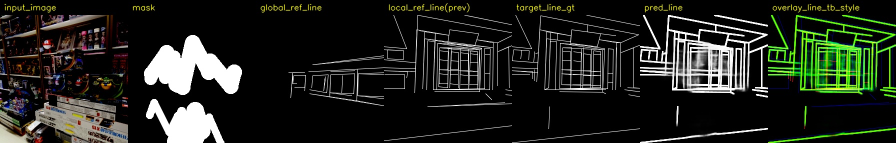
#> input picture manual_val_tb_collage.jpg, 1792 x 286 px (shown at 1/2 size)
$ python eval_video_line.py --pre_path . --gt_path .   (older library calls are emulated)
#> lines starting #> are read from the running program, lines starting #| are printed output that depends on the picture; after the words box and inside, x2 and y2 are one past the last pixel; in counts of white or black regions, pixels touching at a corner belong together
#!/usr/bin/env python3
# -*- coding: utf-8 -*-
"""
eval_video_line.py

Structure-oriented evaluation for video/image inpainting.
Only computes:
  - Line-F1_hole      ↑
  - Line-Chamfer_hole ↓
  - Canny-F1_hole     ↑
  - Gradient-L1_hole  ↓

The input/output/alignment style follows eval_video.py:
  --pre_path, --gt_path, --mask_path, --pix, --resize, --seq_name,
  --jump_image, --jump_mask, --out, --debug

Notes:
  1. "Line" is extracted with OpenCV LSD by default. This is a model-free
     line-segment proxy, not HAWP/LSM. If LSD fails, the script can fall back
     to Canny for the line map.
  2. F1 uses a small spatial tolerance through binary dilation. This makes the
     score less sensitive to 1-2 px shifts.
  3. Chamfer is the symmetric average nearest-line distance in pixels inside
     the hole region. Lower is better.
"""

import argparse
import csv
import json
import math
import re
from pathlib import Path
from typing import Any, Dict, List, Optional, Sequence, Tuple

import numpy as np
from PIL import Image
from tqdm import tqdm

from scipy.ndimage import binary_dilation, distance_transform_edt

try:
    import cv2
except Exception as exc:  # pragma: no cover
    cv2 = None
    _CV2_IMPORT_ERROR = exc
else:
    _CV2_IMPORT_ERROR = None


IMG_EXTS = {".png", ".jpg", ".jpeg", ".bmp", ".webp"}


# ----------------------- IO / alignment helpers -----------------------
def natural_key(p: Path) -> List[Any]:
    s = p.name
    return [int(t) if t.isdigit() else t.lower() for t in re.split(r"(\d+)", s)]


def list_images(root: Path) -> List[Path]:
    files = [p for p in root.rglob("*") if p.is_file() and p.suffix.lower() in IMG_EXTS]
    files.sort(key=natural_key)
    return files


def pil_to_np_rgb01(pil_img: Image.Image, size: Optional[int] = None) -> np.ndarray:
    img = pil_img.convert("RGB")
    if size is not None and img.size != (size, size):
        img = img.resize((size, size), resample=Image.BILINEAR)
    return np.asarray(img).astype(np.float32) / 255.0


def rgb01_to_gray_u8(rgb01: np.ndarray) -> np.ndarray:
    if cv2 is None:
        raise RuntimeError(f"opencv-python is required. Import error: {_CV2_IMPORT_ERROR}")
    rgb_u8 = np.clip(rgb01 * 255.0, 0, 255).astype(np.uint8)
    return cv2.cvtColor(rgb_u8, cv2.COLOR_RGB2GRAY)


# [27 lines left out: functions load_mask, collect_masks_index_aligned, not called in this run]


# ----------------------- JSON/CSV safety -----------------------
def make_json_safe(obj: Any) -> Any:
    if isinstance(obj, dict):
        return {k: make_json_safe(v) for k, v in obj.items()}
    if isinstance(obj, (list, tuple)):
        return [make_json_safe(v) for v in obj]
    if isinstance(obj, np.ndarray):
        return make_json_safe(obj.tolist())
    if isinstance(obj, (np.integer,)):
        return int(obj)
    if isinstance(obj, (np.floating, float)):
        val = float(obj)
        if math.isnan(val) or math.isinf(val):
            return None
        return val
    return obj


def csv_safe_row(row: Dict[str, Any]) -> Dict[str, Any]:
    out: Dict[str, Any] = {}
    for k, v in row.items():
        if isinstance(v, (np.floating, float)):
            fv = float(v)
            out[k] = "" if math.isnan(fv) or math.isinf(fv) else fv
        elif isinstance(v, (np.integer,)):
            out[k] = int(v)
        elif isinstance(v, (list, tuple)):
            out[k] = json.dumps(make_json_safe(v), ensure_ascii=False)
        else:
            out[k] = v
    return out


def nanmean(xs: Sequence[float]) -> float:
    arr = np.asarray(xs, dtype=np.float64)
    if arr.size == 0 or np.all(np.isnan(arr)):
        return float("nan")
    return float(np.nanmean(arr))


def valid_count(xs: Sequence[float]) -> int:
    arr = np.asarray(xs, dtype=np.float64)
    if arr.size == 0:
        return 0
    return int(np.sum(np.isfinite(arr)))


# ----------------------- structure map extraction -----------------------
def canny_map(gray_u8: np.ndarray, low: int, high: int) -> np.ndarray:
    if cv2 is None:
        raise RuntimeError(f"opencv-python is required. Import error: {_CV2_IMPORT_ERROR}")
    edges = cv2.Canny(gray_u8, threshold1=low, threshold2=high, apertureSize=3, L2gradient=True)
    return edges > 0


def lsd_line_map(
    gray_u8: np.ndarray,
    min_length: float = 8.0,
    thickness: int = 1,
    fallback_to_canny: bool = True,
    canny_low: int = 100,
    canny_high: int = 200,
) -> np.ndarray:
    """Extract a binary line-segment map with OpenCV LSD."""
    if cv2 is None:
        raise RuntimeError(f"opencv-python is required. Import error: {_CV2_IMPORT_ERROR}")

    h, w = gray_u8.shape[:2]
    canvas = np.zeros((h, w), dtype=np.uint8)

    detector = None
    if hasattr(cv2, "createLineSegmentDetector"):
        try:
            detector = cv2.createLineSegmentDetector(cv2.LSD_REFINE_STD)
        except Exception:
            try:
                detector = cv2.createLineSegmentDetector()
            except Exception:
                detector = None

    if detector is None:
        if fallback_to_canny:
            return canny_map(gray_u8, canny_low, canny_high)
        return canvas > 0

    try:
        detected = detector.detect(gray_u8)
        lines = detected[0] if isinstance(detected, tuple) else detected
    except Exception:
        lines = None

    if lines is None:
        if fallback_to_canny:
            return canny_map(gray_u8, canny_low, canny_high)
        return canvas > 0

    lines = np.asarray(lines).reshape(-1, 4)
    for x1, y1, x2, y2 in lines:
        length = math.hypot(float(x2 - x1), float(y2 - y1))
        if length < min_length:
            continue
        p1 = (int(round(x1)), int(round(y1)))
        p2 = (int(round(x2)), int(round(y2)))
        cv2.line(canvas, p1, p2, 255, thickness=max(1, int(thickness)), lineType=cv2.LINE_AA)

    return canvas > 0


def sobel_gradient_magnitude(gray_u8: np.ndarray) -> np.ndarray:
    if cv2 is None:
        raise RuntimeError(f"opencv-python is required. Import error: {_CV2_IMPORT_ERROR}")
    gray = gray_u8.astype(np.float32) / 255.0
    gx = cv2.Sobel(gray, cv2.CV_32F, 1, 0, ksize=3)
    gy = cv2.Sobel(gray, cv2.CV_32F, 0, 1, ksize=3)
    return np.sqrt(gx * gx + gy * gy).astype(np.float32)


def restrict_to_hole(binary_map: np.ndarray, mask: np.ndarray) -> np.ndarray:
    return np.logical_and(binary_map.astype(bool), mask > 0.5)


# ----------------------- metrics -----------------------
def binary_f1_with_tolerance(pred: np.ndarray, gt: np.ndarray, tolerance: int = 2) -> Tuple[float, float, float, int, int]:
    """
    Tolerant binary F1.
    pred/gt should already be restricted to the evaluation region.

    Returns: f1, precision, recall, pred_pixels, gt_pixels
    """
    pred = pred.astype(bool)
    gt = gt.astype(bool)
    pred_count = int(pred.sum())
    gt_count = int(gt.sum())

    # Empty-GT frames contain no structural target in the hole; leave as NaN so
    # they do not dominate the dataset average. If only one side is empty, score 0.
    if pred_count == 0 and gt_count == 0:
        return float("nan"), float("nan"), float("nan"), pred_count, gt_count
    if pred_count == 0 or gt_count == 0:
        return 0.0, 0.0 if pred_count > 0 else float("nan"), 0.0 if gt_count > 0 else float("nan"), pred_count, gt_count

    if tolerance > 0:
        structure = np.ones((2 * tolerance + 1, 2 * tolerance + 1), dtype=bool)
        gt_dil = binary_dilation(gt, structure=structure)
        pred_dil = binary_dilation(pred, structure=structure)
    else:
        gt_dil = gt
        pred_dil = pred

    matched_pred = int(np.logical_and(pred, gt_dil).sum())
    matched_gt = int(np.logical_and(gt, pred_dil).sum())

    precision = matched_pred / max(pred_count, 1)
    recall = matched_gt / max(gt_count, 1)
    if precision + recall <= 1e-12:
        f1 = 0.0
    else:
        f1 = 2.0 * precision * recall / (precision + recall)
    return float(f1), float(precision), float(recall), pred_count, gt_count


def symmetric_chamfer_pixels(pred: np.ndarray, gt: np.ndarray, empty_penalty: float) -> float:
    """
    Symmetric Chamfer distance in pixels between binary maps.
    pred/gt should already be restricted to the hole.
    """
    pred = pred.astype(bool)
    gt = gt.astype(bool)
    pred_count = int(pred.sum())
    gt_count = int(gt.sum())

    if pred_count == 0 and gt_count == 0:
        return float("nan")
    if pred_count == 0 or gt_count == 0:
        return float(empty_penalty)

    # distance_transform_edt(~gt): for every pixel, distance to nearest gt=True pixel
    dt_to_gt = distance_transform_edt(~gt)
    dt_to_pred = distance_transform_edt(~pred)
    pred_to_gt = float(np.mean(dt_to_gt[pred]))
    gt_to_pred = float(np.mean(dt_to_pred[gt]))
    return 0.5 * (pred_to_gt + gt_to_pred)


def gradient_l1_hole(pred_grad: np.ndarray, gt_grad: np.ndarray, mask: np.ndarray) -> float:
    m = mask > 0.5
    denom = int(m.sum())
    if denom <= 0:
        return float("nan")
    return float(np.mean(np.abs(pred_grad[m] - gt_grad[m])))


def save_binary_png(path: Path, arr: np.ndarray) -> None:
    Image.fromarray((arr.astype(np.uint8) * 255), mode="L").save(path)


# ----------------------- main -----------------------
def main() -> None:
    parser = argparse.ArgumentParser(description="Evaluate structure metrics for video/image inpainting.")
    parser.add_argument("--pre_path", type=str, required=True, help="Predicted/inpainted frames directory")
    parser.add_argument("--gt_path", type=str, required=True, help="Ground-truth frames directory")
    parser.add_argument("--mask_path", type=str, default="", help="Mask directory. White/nonzero means hole by default.")
    parser.add_argument("--pix", type=int, default=256, help="Square resize size used when --resize is set")
    parser.add_argument("--resize", action="store_true", help="Resize pred/gt/mask to --pix x --pix before evaluation")
    parser.add_argument("--seq_name", type=str, default="", help="Mask subdirectory name. Default: gt_path basename")
    parser.add_argument("--out", type=str, default="line_metrics_out", help="Output directory")
    parser.add_argument("--debug", action="store_true", help="Also save debug_alignment.json/csv and debug_summary.txt")

    # Alignment behavior follows eval_video.py.
    parser.add_argument("--jump_image", type=int, default=0,
                        help="Skip first N pred frames. Example: pred[i+N] <-> gt[i+N] <-> mask[i]")
    parser.add_argument("--jump_mask", type=int, default=0,
                        help="Skip first N gt/mask frames. Example: pred[i] <-> gt[i+N] <-> mask[i+N]")
    parser.add_argument("--repeat_short_masks", action="store_true",
                        help="If masks < frames, reuse masks by modulo. Default: missing later masks become None.")
    parser.add_argument("--invert_mask", action="store_true", help="Invert mask: black/non-hole becomes evaluation hole.")

    # Structure extraction and metric parameters.
    parser.add_argument("--line_extractor", type=str, default="lsd", choices=["lsd", "canny"],
                        help="Extractor for Line-F1/Line-Chamfer. Default: LSD line segments.")
    parser.add_argument("--lsd_min_length", type=float, default=8.0, help="Minimum LSD segment length in pixels")
    parser.add_argument("--line_thickness", type=int, default=1, help="Rasterized LSD line thickness")
    parser.add_argument("--canny_low", type=int, default=100, help="Canny low threshold")
    parser.add_argument("--canny_high", type=int, default=200, help="Canny high threshold")
    parser.add_argument("--f1_tolerance", type=int, default=2,
                        help="Pixel tolerance for tolerant F1 matching. Default: 2")
    parser.add_argument("--chamfer_empty_penalty", type=float, default=-1.0,
                        help="Chamfer value when only pred or gt has line pixels. Default: image diagonal")
    parser.add_argument("--save_debug_maps", action="store_true",
                        help="Save pred/gt line/canny maps for first --max_debug_maps frames")
    parser.add_argument("--max_debug_maps", type=int, default=20)

    args = parser.parse_args()

    if cv2 is None:
        raise RuntimeError(f"opencv-python is required for this script. Import error: {_CV2_IMPORT_ERROR}")

    pred_root = Path(args.pre_path)
    gt_root = Path(args.gt_path)
    mask_root = Path(args.mask_path) if args.mask_path else None

    if not pred_root.exists():
        raise FileNotFoundError(f"pre_path not found: {pred_root}")
    if not gt_root.exists():
        raise FileNotFoundError(f"gt_path not found: {gt_root}")
    if mask_root is not None and not mask_root.exists():
        raise FileNotFoundError(f"mask_path not found: {mask_root}")

    out_dir = Path(args.out)
    out_dir.mkdir(parents=True, exist_ok=True)
    map_dir = out_dir / "debug_maps"
    if args.save_debug_maps:
        map_dir.mkdir(parents=True, exist_ok=True)

    pix = args.pix if args.resize else None

    pred_frames = list_images(pred_root)
    gt_frames = list_images(gt_root)
    if len(pred_frames) == 0 or len(gt_frames) == 0:
        raise RuntimeError("pred or gt directory contains no images")

    N0 = min(len(pred_frames), len(gt_frames))
    if len(pred_frames) != len(gt_frames):
        print(f"[WARN] pred={len(pred_frames)} gt={len(gt_frames)} -> index-align first N={N0} frames")
    pred_frames = pred_frames[:N0]
    gt_frames = gt_frames[:N0]
    frame_indices = list(range(N0))

    mask_frames: List[Optional[Path]] = [None] * N0
    mask_indices: List[Optional[int]] = [None] * N0
    if mask_root is not None:
        seq_name = args.seq_name.strip() if args.seq_name.strip() else gt_root.name
        masks = collect_masks_index_aligned(mask_root, seq_name)
        if len(masks) == 0:
            print("[WARN] mask_path contains no mask images; hole metrics will be NaN")
        elif len(masks) < N0:
            if args.repeat_short_masks:
                print(f"[INFO] masks={len(masks)} < frames={N0} -> repeat masks by modulo")
                for i in range(N0):
                    mi = i % len(masks)
                    mask_frames[i] = masks[mi]
                    mask_indices[i] = mi
            else:
                print(f"[WARN] masks={len(masks)} < frames={N0} -> remaining frames have no mask")
                for i in range(len(masks)):
                    mask_frames[i] = masks[i]
                    mask_indices[i] = i
        else:
            if len(masks) > N0:
                print(f"[INFO] masks={len(masks)} > frames={N0} -> take first N masks by natural order")
            for i in range(N0):
                mask_frames[i] = masks[i]
                mask_indices[i] = i

    if args.jump_image < 0 or args.jump_mask < 0:
        raise ValueError("--jump_image and --jump_mask must be non-negative integers")

    ji = int(args.jump_image)
    jm = int(args.jump_mask)
    pred_start = ji
    gt_start = ji + jm
    mask_start = jm

    if ji > 0 or jm > 0:
        max_len = min(
            len(pred_frames) - pred_start,
            len(gt_frames) - gt_start,
            len(mask_frames) - mask_start,
        )
        if max_len <= 0:
            raise RuntimeError(
                f"After temporal jump, no valid pairs remain: "
                f"pred={len(pred_frames)}, gt={len(gt_frames)}, mask={len(mask_frames)}, "
                f"jump_image={ji}, jump_mask={jm}"
            )
        pred_frames = pred_frames[pred_start:pred_start + max_len]
        gt_frames = gt_frames[gt_start:gt_start + max_len]
        mask_frames = mask_frames[mask_start:mask_start + max_len]
        frame_indices = frame_indices[pred_start:pred_start + max_len]
        gt_indices = list(range(gt_start, gt_start + max_len))
        mask_indices = mask_indices[mask_start:mask_start + max_len]
        print(f"[INFO] Applied temporal jump: jump_image={ji}, jump_mask={jm}")
        print(f"[INFO] Pair rule: pred[i+{pred_start}] <-> gt[i+{gt_start}] <-> mask[i+{mask_start}]")
    else:
        N = min(len(pred_frames), len(gt_frames), len(mask_frames))
        pred_frames = pred_frames[:N]
        gt_frames = gt_frames[:N]
        mask_frames = mask_frames[:N]
        frame_indices = frame_indices[:N]
        gt_indices = list(range(N))
        mask_indices = mask_indices[:N]

    N = len(pred_frames)
    if N == 0:
        raise RuntimeError("No valid aligned frames remain")

    line_f1_list: List[float] = []
    line_precision_list: List[float] = []
    line_recall_list: List[float] = []
    line_chamfer_list: List[float] = []
    canny_f1_list: List[float] = []
    canny_precision_list: List[float] = []
    canny_recall_list: List[float] = []
    gradient_l1_list: List[float] = []
    debug_records: List[Dict[str, Any]] = []

    for idx, (p, g, m) in enumerate(tqdm(list(zip(pred_frames, gt_frames, mask_frames)), desc="Line metrics", total=N)):
        pred_pil = Image.open(p).convert("RGB")
#> pred_pil is the input picture: PIL image 1792x286 RGB; mean R, G, B 33.9, 37, 30.5
        gt_pil = Image.open(g).convert("RGB")
        pred_orig_size = pred_pil.size
        gt_orig_size = gt_pil.size

        pred = pil_to_np_rgb01(pred_pil, size=pix)
        gt = pil_to_np_rgb01(gt_pil, size=pix)
        h, w = pred.shape[:2]
        empty_penalty = float(args.chamfer_empty_penalty)
        if empty_penalty < 0:
            empty_penalty = float(math.hypot(h, w))

        pred_gray = rgb01_to_gray_u8(pred)
#> in rgb01_to_gray_u8, `return cv2.cvtColor(rgb_u8, cv2.COLOR_RGB2GRAY)`:
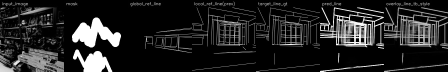
#> returned value: shape (286, 1792) (shown at 1/4 size); min 0, max 255, mean 35.3
        gt_gray = rgb01_to_gray_u8(gt)

        mask = None
        mask_ratio = float("nan")
        hole_pixels = None
        mask_size = None
        if m is not None and Path(m).exists():
            mask_pil = Image.open(m).convert("L")
            mask_size = mask_pil.size
            mask = load_mask(Path(m), size=pix, invert=args.invert_mask)
            mask_ratio = float(mask.mean())
            hole_pixels = int(np.sum(mask > 0.5))
        else:
            # No mask means no hole-region evaluation for this frame.
            mask = np.zeros((h, w), dtype=np.float32)

        if args.line_extractor == "lsd":
            pred_line = lsd_line_map(
                pred_gray,
                min_length=args.lsd_min_length,
                thickness=args.line_thickness,
                fallback_to_canny=True,
                canny_low=args.canny_low,
                canny_high=args.canny_high,
            )
#> in lsd_line_map, `lines = detected[0] if isinstance(detected, tuple) else detected`: lines = 1224 rows, first 6: [409.2, 158.1, 420.7, 159.9], [359.3, 188.9, 368.2, 189.5], [336.9, 89.25, 329.3, 89.49], [1374.2, 85.62, 1373.1, 145.6], [294.5, 168.4, 303.3, 169.6], [1335, 30.58, 1330.5, 103.1]
#> the loop in lsd_line_map, `for x1, y1, x2, y2 in lines:` made 1224 passes
#> (x1, y1, x2, y2, length, p1, p2) on passes 1, 2, 4: (409.2, 158.1, 420.7, 159.9, 11.7, (409, 158), (421, 160)), (359.3, 188.9, 368.2, 189.5, 8.89, (359, 189), (368, 190)), (1374.2, 85.62, 1373.1, 145.6, 60.01, (1374, 86), (1373, 146))
#> after the loop in lsd_line_map, `for x1, y1, x2, y2 in lines:`:
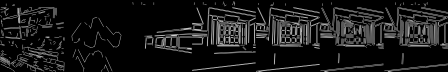
#> canvas: shape (286, 1792) (shown at 1/4 size); min 0, max 255, mean 23.4
#> in lsd_line_map, `return canvas > 0`:
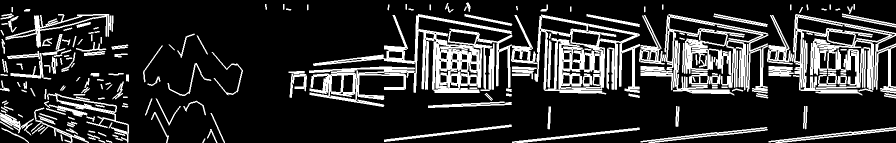
#> returned value: shape (286, 1792) bool (shown at 1/2 size); 19.3% white; 185 white regions, largest, box (x1, y1, x2, y2) and area: (618, 28, 1280, 214) 34888, (1278, 28, 1537, 191) 14777, (1586, 28, 1792, 191) 12801
            gt_line = lsd_line_map(
                gt_gray,
                min_length=args.lsd_min_length,
                thickness=args.line_thickness,
                fallback_to_canny=True,
                canny_low=args.canny_low,
                canny_high=args.canny_high,
            )
#> the loop in lsd_line_map (call 2), `for x1, y1, x2, y2 in lines:` made 1224 passes
        else:
            pred_line = canny_map(pred_gray, args.canny_low, args.canny_high)
            gt_line = canny_map(gt_gray, args.canny_low, args.canny_high)

        pred_canny = canny_map(pred_gray, args.canny_low, args.canny_high)
#> in canny_map, `edges = cv2.Canny(gray_u8, threshold1=low, threshold2=high, apertureSi..`:
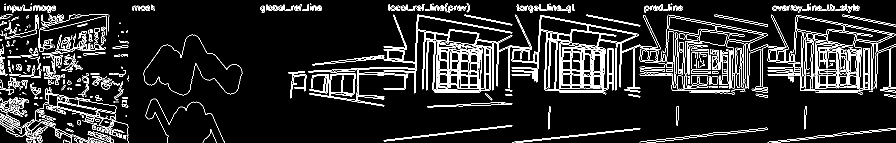
#> edges: shape (286, 1792) (shown at 1/2 size); 9.4% white in thin lines or dots
        gt_canny = canny_map(gt_gray, args.canny_low, args.canny_high)

        pred_line_h = restrict_to_hole(pred_line, mask)
        gt_line_h = restrict_to_hole(gt_line, mask)
        pred_canny_h = restrict_to_hole(pred_canny, mask)
        gt_canny_h = restrict_to_hole(gt_canny, mask)

        line_f1, line_p, line_r, pred_line_pixels, gt_line_pixels = binary_f1_with_tolerance(
            pred_line_h, gt_line_h, tolerance=args.f1_tolerance
        )
#> in binary_f1_with_tolerance, `pred_count = int(pred.sum())`: pred_count = 0
#> line_f1 = nan; line_p = nan; line_r = nan; pred_line_pixels = 0; gt_line_pixels = 0
        line_cd = symmetric_chamfer_pixels(pred_line_h, gt_line_h, empty_penalty=empty_penalty)
#> line_cd = nan

        canny_f1, canny_p, canny_r, pred_canny_pixels, gt_canny_pixels = binary_f1_with_tolerance(
            pred_canny_h, gt_canny_h, tolerance=args.f1_tolerance
        )
#> canny_f1 = nan; canny_p = nan; canny_r = nan; pred_canny_pixels = 0; gt_canny_pixels = 0

        pred_grad = sobel_gradient_magnitude(pred_gray)
#> in sobel_gradient_magnitude, `gx = cv2.Sobel(gray, cv2.CV_32F, 1, 0, ksize=3)`:
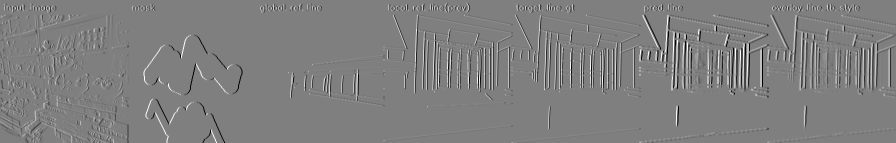
#> gx: shape (286, 1792) float32 (shown at 1/2 size); min -4, max 4, mean -0.00101; drawn with min black and max white
#> (the rest of the program and of its run is left out)
